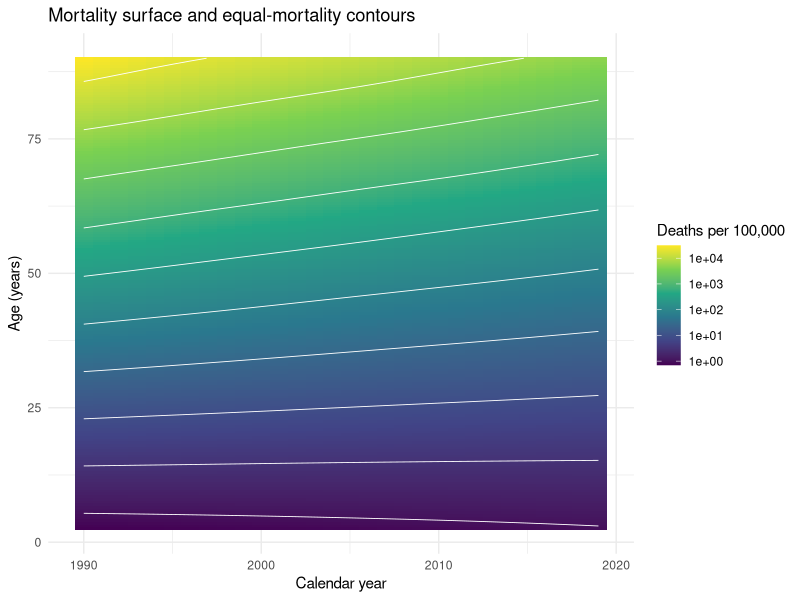
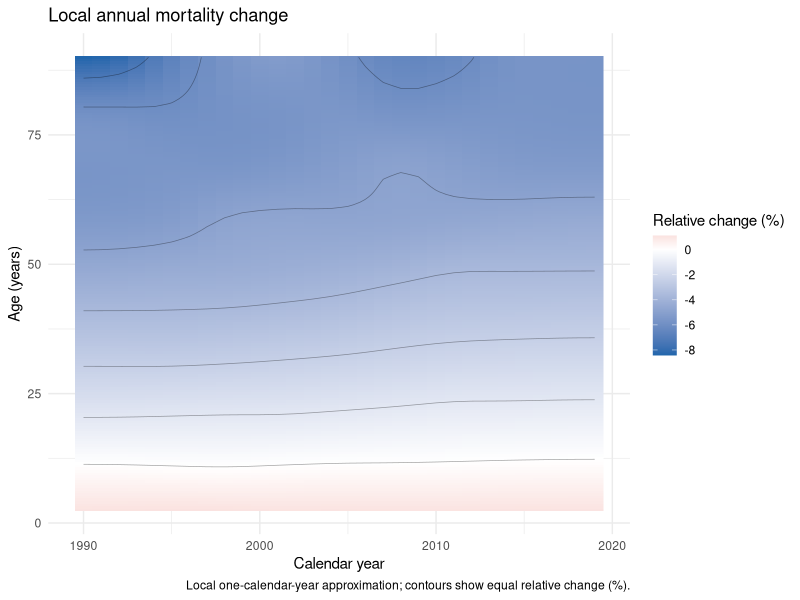
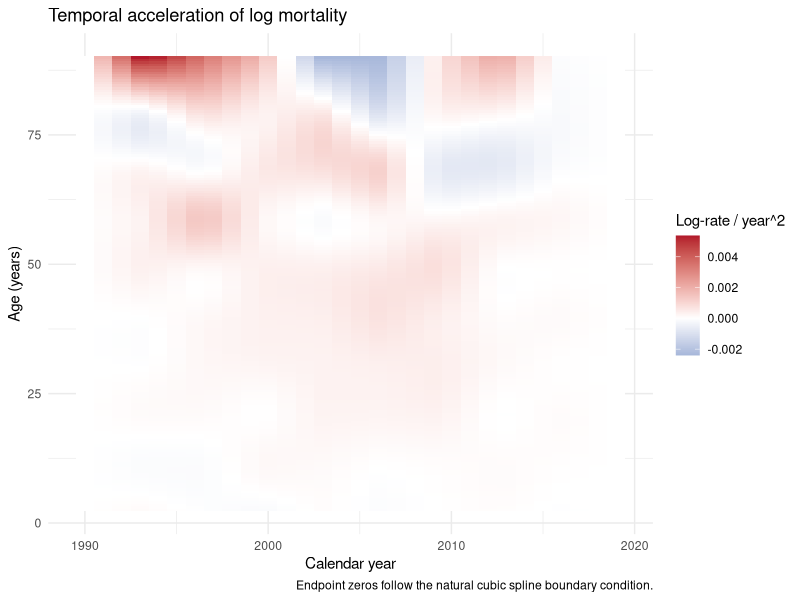
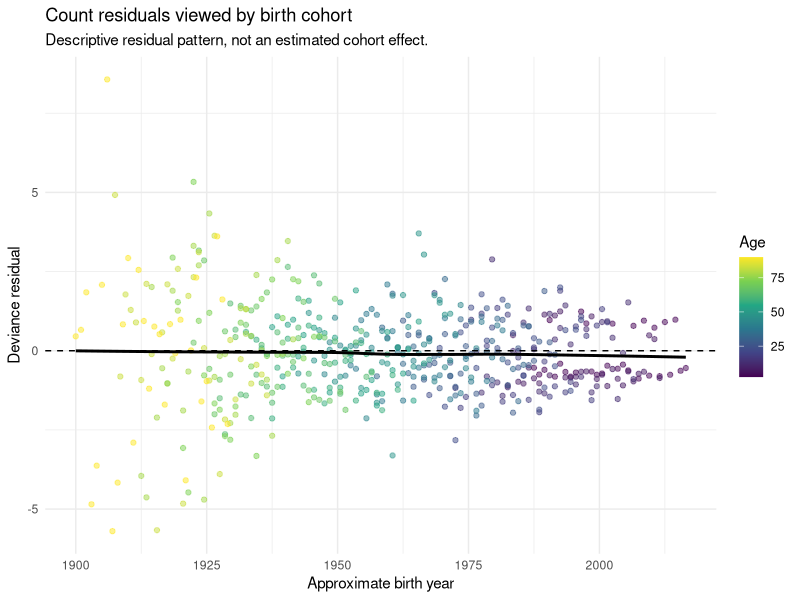
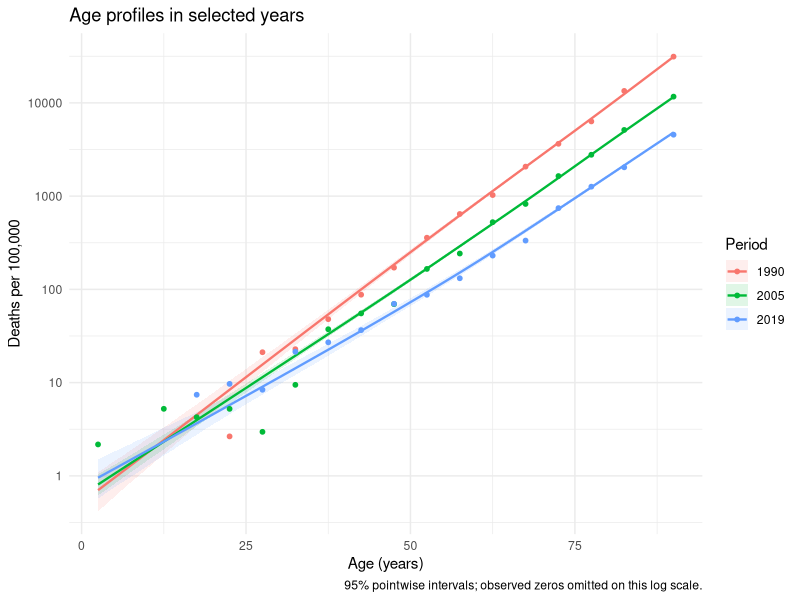
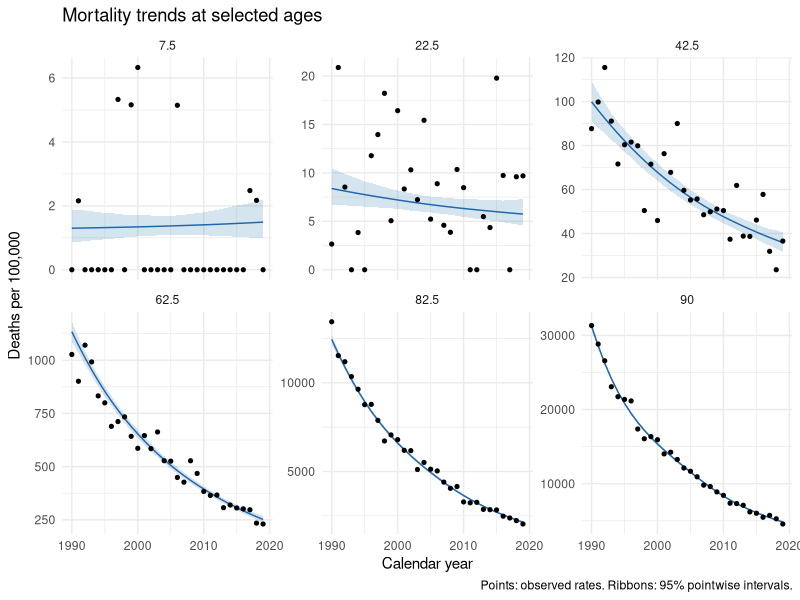
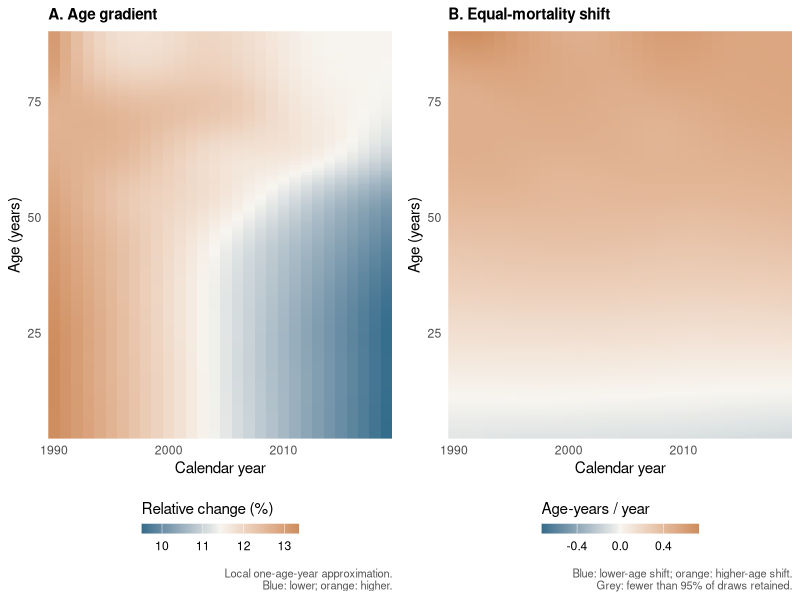

Source code (R) for these figures, in order:
# ============================================================
# BLSD-S：准 Poisson＋GCV 版本
# 在RStudio运行整段代码或 source("BLSD_Model_Analysis_QuasiPoisson_GCV.R")。
# ============================================================

# 0. 环境准备（修改 M01：只保留实际使用的三个包）
# 首次使用：install.packages(c("mgcv", "ggplot2", "gridExtra"))
library(mgcv)
library(ggplot2)
library(gridExtra)
set.seed(123)
n_draws <- 1000                  # 修改 M04：相关系数抽样次数

# 1. 数据模拟（保留 M02：原版 L18—53，公式与随机数顺序不变）
years <- 1990:2019
age_starts <- seq(0, 85, by = 5)
age_groups <- paste0(age_starts, "-", age_starts + 4)
age_groups[length(age_groups)] <- "85+"
data <- expand.grid(Year = years, Age_Group = age_groups)
age_mids <- c(seq(2.5, 82.5, by = 5), 90) # 90仅沿用原模拟的85+代表值
data$Age_Mid <- rep(age_mids, each = length(years))
data$Pop <- round(runif(nrow(data), 10000, 50000) *
                    (1 + (data$Age_Mid / 100)^2))
true_rate <- function(age, year) {
  time_idx <- year - 1990
  base_risk <- -12 + 0.12 * age
  time_trend <- -0.02 * time_idx
  interaction <- 0.0005 * age * time_idx
  noise <- rnorm(length(age), 0, 0.05)
  young_rebound <- ifelse(age < 50 & year > 2010, 0.05 * (year - 2010), 0)
  exp(base_risk + time_trend - interaction + young_rebound + noise)
}
data$Rate_True <- true_rate(data$Age_Mid, data$Year)
data$Deaths <- rpois(nrow(data), data$Pop * data$Rate_True)
data$Mortality_Rate <- data$Deaths / data$Pop * 100000

# 2. 曲面拟合（M03：沿用原版 L66—68的准Poisson，显式指定GCV.Cp）
# 保留原版张量积方向、基维度和人口偏置项；未知离散尺度下使用GCV。
model_blsd <- gam(
  Deaths ~ te(Year, Age_Mid, k = c(10, 10), bs = c("cr", "cr")) +
    offset(log(Pop)),
  family = quasipoisson(link = "log"), method = "GCV.Cp", data = data
)
summary(model_blsd)

# 修改 M04：联合抽取样条系数，将相关不确定性传播到曲面和动态量。
# 使用mgcv的Vp高斯近似；Vp已包含估计的离散尺度，不再重复相乘。
# 条件于估计的平滑参数和离散尺度；准似然抽样不等同于完整贝叶斯后验。
set.seed(123)
V <- model_blsd$Vp
ev <- eigen((V + t(V)) / 2, symmetric = TRUE)
z <- matrix(rnorm(length(coef(model_blsd)) * n_draws),
            nrow = length(coef(model_blsd)))
beta_draws <- sweep(ev$vectors %*% (sqrt(pmax(ev$values, 0)) * z),
                    1, coef(model_blsd), "+")
rm(z)

# 3. 指标与绘图
# 修改 M05：原版 L77—83延伸到92.5岁；现只预测观测年龄/时期范围。
# Pop=1的预测矩阵给出每人对数率；用均匀年龄网格简化绘图。
pred_grid <- expand.grid(Age_Mid = seq(2.5, 90, by = 0.5), Year = years)
pred_grid$Pop <- 1
X <- predict(model_blsd, newdata = pred_grid, type = "lpmatrix")
eta_draws <- X %*% beta_draws

# 修改 M06、M07：原版 L85—96的加速度直接diff展开向量，会跨年龄做差。
# 现按同点预测矩阵求导，只保留连续导数这一套。
design_at <- function(variable, delta) {
  nd <- pred_grid
  bounds <- range(pred_grid[[variable]])
  nd[[variable]] <- pmin(bounds[2], pmax(bounds[1], nd[[variable]] + delta))
  predict(model_blsd, newdata = nd, type = "lpmatrix")
}
derivative_design <- function(variable, order = 1, h = 0.01) {
  xp <- design_at(variable, h)
  xm <- design_at(variable, -h)
  edge_low <- pred_grid[[variable]] == min(pred_grid[[variable]])
  edge_high <- pred_grid[[variable]] == max(pred_grid[[variable]])
  if (order == 2) {
    out <- (xp - 2 * X + xm) / h^2
    # 自然三次样条端点二阶导数为结构性零，不是数据证明无加速度。
    out[edge_low | edge_high, ] <- 0
  } else {
    out <- (xp - xm) / (2 * h)
    out[edge_low, ] <- (-3 * X + 4 * xp - design_at(variable, 2 * h))[edge_low, ] / (2 * h)
    out[edge_high, ] <- (3 * X - 4 * xm + design_at(variable, -2 * h))[edge_high, ] / (2 * h)
  }
  out
}
velocity_draws <- derivative_design("Year") %*% beta_draws
acceleration_draws <- derivative_design("Year", order = 2) %*% beta_draws
age_gradient_draws <- derivative_design("Age_Mid") %*% beta_draws

# 必要的汇总：均值与95%逐点区间；小分母产生的缺失保留为NA。
summarise_draws <- function(draws) {
  draws[!is.finite(draws)] <- NA_real_
  values <- t(apply(draws, 1, function(x) {
    if (all(is.na(x))) return(c(NA_real_, NA_real_, NA_real_))
    c(mean(x, na.rm = TRUE), quantile(x, c(0.025, 0.975),
                                    na.rm = TRUE, names = FALSE))
  }))
  data.frame(pred_grid[c("Age_Mid", "Year")],
             Value = values[, 1], Lower = values[, 2], Upper = values[, 3])
}
surface <- summarise_draws(exp(eta_draws) * 100000)
acceleration <- summarise_draws(acceleration_draws)
# 修改 M09：每次抽样先换算，再汇总；百分比为局部一年/一岁近似。
velocity_percent <- summarise_draws(100 * expm1(velocity_draws))
age_percent <- summarise_draws(100 * expm1(age_gradient_draws))
# 修改 M10：原版只有等率线；新增移动速度，单位岁/年，不是等效年龄值。
# 小分母会产生不稳定比值，这个必要的处理保留。
iso_draws <- -velocity_draws / age_gradient_draws
iso_draws[abs(age_gradient_draws) < 0.005 | !is.finite(iso_draws)] <- NA_real_
iso <- summarise_draws(iso_draws)
iso$Retained <- rowMeans(is.finite(iso_draws))
iso$Value[iso$Retained < 0.95] <- NA_real_

# 共用绘图样式；颜色表示均值，不代表显著性。
theme_set(theme_minimal(base_size = 11))
field_plot <- function(frame, title, legend) {
  ggplot(frame, aes(Year, Age_Mid, fill = Value)) +
    geom_raster() +
    scale_fill_gradient2(low = "#2166AC", mid = "white", high = "#B2182B",
                         midpoint = 0, na.value = "grey75", name = legend) +
    labs(title = title, x = "Calendar year", y = "Age (years)")
}

# 图1：原版 L101—109曲面与等率线；删除“生理衰老推迟”的解释。
# 用ggplot2原生等高线减少依赖，图例明确每10万人死亡率。
p1 <- ggplot(surface, aes(Year, Age_Mid)) +
  geom_raster(aes(fill = Value)) +
  geom_contour(aes(z = log(Value)), bins = 12, colour = "white", linewidth = 0.3) +
  scale_fill_viridis_c(trans = "log10", name = "Deaths per 100,000") +
  labs(title = "Mortality surface and equal-mortality contours",
       x = "Calendar year", y = "Age (years)")

# 图2：原版 L115—123实际是一阶速度；现换算为百分比（M06、M09）。
# 保留原版等高线：线与颜色都表示相同的局部年度变化百分比。
p2 <- field_plot(velocity_percent, "Local annual mortality change",
                 "Relative change (%)") +
  geom_contour(aes(x = Year, y = Age_Mid, z = Value), inherit.aes = FALSE,
               bins = 10, colour = "black", linewidth = 0.25, alpha = 0.35) +
  labs(caption = "Local one-calendar-year approximation; contours show equal relative change (%).")

# 图3：新增真正的二阶时间导数，保持对数率/年²单位（M06）。
p3 <- field_plot(acceleration, "Temporal acceleration of log mortality",
                 "Log-rate / year^2") +
  labs(caption = "Endpoint zeros follow the natural cubic spline boundary condition.")

# 图4：保留原版 L128—139队列残差图，仅作计数诊断（M11）。
data$Resid <- residuals(model_blsd, type = "deviance")
data$Cohort <- data$Year - data$Age_Mid
p4 <- ggplot(data, aes(Cohort, Resid)) +
  geom_point(aes(colour = Age_Mid), alpha = 0.5) +
  geom_smooth(method = "loess", formula = y ~ x, se = FALSE, colour = "black") +
  geom_hline(yintercept = 0, linetype = "dashed") +
  scale_colour_viridis_c(name = "Age") +
  labs(title = "Count residuals viewed by birth cohort",
       subtitle = "Descriptive residual pattern, not an estimated cohort effect.",
       x = "Approximate birth year", y = "Deviance residual")

# 图5：原版 L146的round(Year)会混入邻年；改为准确选择年份（M12）。
profiles <- subset(surface, Year %in% c(1990, 2005, 2019))
profiles$Period <- factor(profiles$Year)
observed_profiles <- subset(data, Year %in% c(1990, 2005, 2019) & Mortality_Rate > 0)
observed_profiles$Period <- factor(observed_profiles$Year)
p5 <- ggplot(profiles, aes(Age_Mid, Value, colour = Period, fill = Period)) +
  geom_ribbon(aes(ymin = Lower, ymax = Upper), alpha = 0.12, colour = NA) +
  geom_line(linewidth = 0.8) +
  geom_point(data = observed_profiles, aes(y = Mortality_Rate), size = 1.3) +
  scale_y_log10() +
  labs(title = "Age profiles in selected years", x = "Age (years)",
       y = "Deaths per 100,000", caption = "95% pointwise intervals; observed zeros omitted on this log scale.")

# 图6：选定观测年龄的时间趋势及区间（M13）。
trend_ages <- c(7.5, 22.5, 42.5, 62.5, 82.5, 90)
trends <- subset(surface, Age_Mid %in% trend_ages)
observed_trends <- subset(data, Age_Mid %in% trend_ages)
p6 <- ggplot(trends, aes(Year, Value)) +
  geom_ribbon(aes(ymin = Lower, ymax = Upper), fill = "#2C7FB8", alpha = 0.2) +
  geom_line(colour = "#2166AC") +
  geom_point(data = observed_trends, aes(y = Mortality_Rate), size = 1.1) +
  facet_wrap(~Age_Mid, scales = "free_y", ncol = 3) +
  labs(title = "Mortality trends at selected ages", x = "Calendar year",
       y = "Deaths per 100,000", caption = "Points: observed rates. Ribbons: 95% pointwise intervals.")

# 图7：年龄梯度换成百分比，并展示等死亡率移动速度（M07、M09、M10）。
# 两图使用同一套蓝—白—橙色板，刻度各自独立；右图白色固定对应零。
p7_colors <- c("#346D8C", "#F7F5F0", "#CE8D5E")
p7_theme <- theme(legend.position = "bottom", panel.grid = element_blank(),
                  plot.title = element_text(size = 11, face = "bold"),
                  plot.caption = element_text(size = 8, colour = "#555555"))
p7_guide <- guides(fill = guide_colourbar(title.position = "top",
                    barwidth = grid::unit(4, "cm"), barheight = grid::unit(0.25, "cm")))
p7_age <- ggplot(age_percent, aes(Year, Age_Mid, fill = Value)) +
  geom_raster() +
  scale_fill_gradientn(colours = p7_colors, na.value = "grey75", name = "Relative change (%)") +
  coord_cartesian(expand = FALSE) +
  labs(title = "A. Age gradient", x = "Calendar year", y = "Age (years)",
       caption = "Local one-age-year approximation.\nBlue: lower; orange: higher.") + p7_theme + p7_guide
iso_limit <- max(abs(iso$Value), na.rm = TRUE)
p7_iso <- ggplot(iso, aes(Year, Age_Mid, fill = Value)) +
  geom_raster() +
  scale_fill_gradient2(low = p7_colors[1], mid = p7_colors[2], high = p7_colors[3],
                       midpoint = 0, limits = c(-iso_limit, iso_limit),
                       na.value = "grey75", name = "Age-years / year") +
  coord_cartesian(expand = FALSE) +
  labs(title = "B. Equal-mortality shift", x = "Calendar year", y = "Age (years)",
       caption = "Blue: lower-age shift; orange: higher-age shift.\nGrey: fewer than 95% of draws retained.") + p7_theme + p7_guide

# 4. 在RStudio中显示，与原版一样不保存图片、表格或模型文件。
# 前六张图进入Plots历史，图7左右并列；点击上一张/下一张查看。
for (p in list(p1, p2, p3, p4, p5, p6)) print(p)
grid.arrange(p7_age, p7_iso, ncol = 2)
